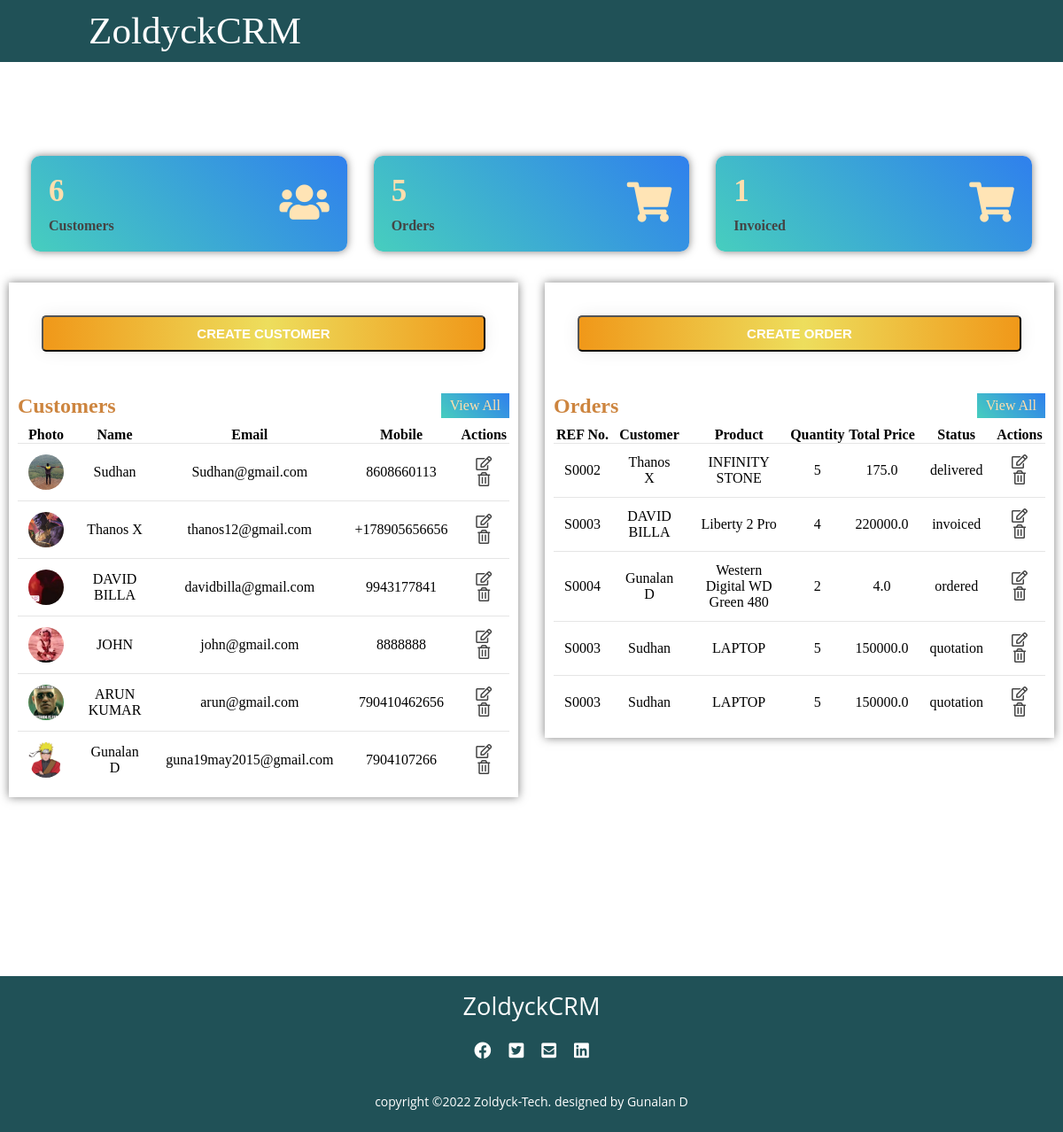
The app's page /, older data.
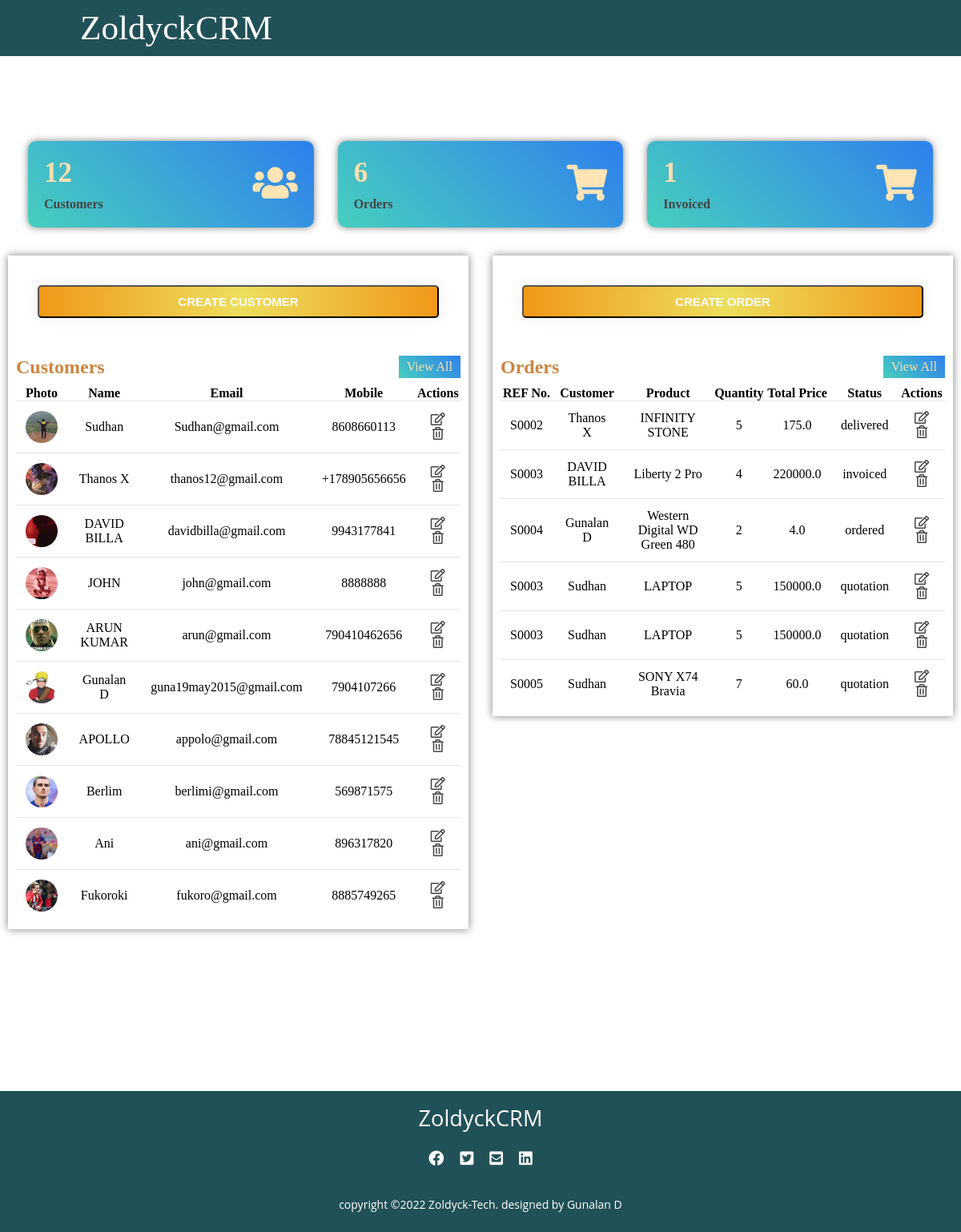
The same page, newer data.
### accounts/models.py (models this page shows, shortened)
class Customer(models.Model):
    customer_pic = models.ImageField(upload_to='customer_pics/', blank=True)
    customer_name = models.CharField(max_length=50, null= True)
    customer_email = models.CharField(max_length=200 , null= True)
    customer_mobile = models.CharField(max_length=50 , null= True)
    date_created = models.DateTimeField(auto_now_add=True , null= True)
    def __str__(self):
        return self.customer_name

class SaleOrder(models.Model):
    STATUS = (
        ('quotation', 'Quotation'),
        ('ordered', 'Ordered'),
        ('pending', 'Pending'),
        ('delivered', 'Delivered'),
        ('cancelled', 'Cancelled'),
        ('invoiced', 'Invoiced'),
    )
    sale_order_referencenumber = models.CharField(max_length=200, null= True)
    sale_order_customer = models.ForeignKey(Customer, on_delete=models.SET_NULL, null= True) # added a realtionship between the two models
    sale_order_product =  models.ForeignKey(Product, on_delete=models.SET_NULL, null= True)
    sale_order_quantity = models.IntegerField(null= True)
    sale_order_total_price = models.FloatField(null= True)
    sale_order_unit_price = models.FloatField(null= True)
    status = models.CharField(max_length=200, null= True , choices=STATUS, default='quotation')
    sale_order_date = models.DateTimeField(auto_now_add=True , null= True)

class Product(models.Model):
    CATEGORIES = (
        ('service', 'Service'),
        ('stockable', 'Stockable'),
    )
    product_name = models.CharField(max_length=200, null= True)
    product_price = models.FloatField(null= True)
    product_category = models.CharField(max_length=200, null= True , choices=CATEGORIES)
    product_description = models.CharField(max_length=200, null= True)
    date_created = models.DateTimeField(auto_now_add=True , null= True)
    product_tag = models.ManyToManyField(ProductTag ,blank=True, null=True)
    def __str__(self):
        return self.product_name

### accounts/views.py (the view)
# urls.py: path('',views.home, name='home'),
def home(request):
    orders = SaleOrder.objects.all()[0:10]
    tot_orders = SaleOrder.objects.all()
    tot_cus = Customer.objects.all()
    customers = Customer.objects.all()[0:10]
    total_orders = tot_orders.count()
    total_customers = tot_cus.count()
    invoiced = SaleOrder.objects.filter(status='invoiced').count()
    context = {
        'orders': orders,
        'customers': customers,
        'total_orders': total_orders,
        'total_customers': total_customers,
        'invoiced': invoiced
    }
    return render(request, 'accounts/home.html',context)

### accounts/templates/accounts/home.html
{% extends 'accounts/layout.html'%}
{% block content %}
<section>
    <div class="main">
        <div class="cards">
            <div class="card">
                <div class="card-content">
                    <div class="number">{{total_customers}}</div>
                    <div class="card-name">Customers</div>
                </div>
                <div class="icon-box">
                    <i class="fas fa-users"></i>
                </div>
            </div>
            <div class="card">
                <div class="card-content">
                    <div class="number">{{total_orders}}</div>
                    <div class="card-name">Orders</div>
                </div>
                <div class="icon-box">
                    <i class="fas fa-shopping-cart"></i>
                </div>
            </div>
            <div class="card">
                <div class="card-content">
                    <div class="number">{{invoiced}}</div>
                    <div class="card-name">Invoiced</div>
                </div>
                <div class="icon-box">
                    <i class="fas fa-shopping-cart"></i>
                </div>
            </div>
        </div>
        <div class="tables">
            <div class="latest-customers">
                <div class="button">
                    <button class="crt-cus"><a href="{% url 'create_customer' %}">CREATE CUSTOMER</a></button>
                </div>
                <div class="heading">
                    <h2>Customers</h2>
                    <a href="{% url 'customers' %}" class="btn">View All</a>
                </div>
                <table class="customers">
                    <thead>
                        <tr>
                            <th>Photo</th>
                            <th>Name</th>
                            <th>Email</th>
                            <th>Mobile</th>
                            <th>Actions</th>
                        </tr>
                    </thead>
                    <tbody>
                        {% for cus in customers %}
                        <tr>
                            <td>
                                <div class="img-box-small">
                                    {% if cus.customer_pic %}
                                    <img src="{{ cus.customer_pic.url }}">
                                    {% endif %}
                                </div>
                            </td>
                            <td>{{ cus.customer_name }}</td>
                            <td>{{ cus.customer_email }}</td>
                            <td>{{ cus.customer_mobile }}</td>
                            <td>
                                <a href="{% url 'customer' cus.id %}"><i class="far fa-edit"></i></a>
                                <a href="{% url 'delete_customer' cus.id %}"><i class="far fa-trash-alt"></i></a>
                            </td>
                        </tr>
                        {% endfor %}
                    </tbody>
                </table>
            </div>
            <div class="latest-orders">
                <div class="button">
                    <button class="crt-ord"><a href="{% url 'create_order' %}">CREATE ORDER</a></button>
                </div>
                <div class="heading">
                    <h2>Orders</h2>
                    <a href="{% url 'orders' %}"class="btn">View All</a>
                </div>
                <table class="orders">
                    <thead>
                        <tr>
                            <th>REF No.</th>
                            <th>Customer</th>
                            <th>Product</th>
                            <th>Quantity</th>
                            <th>Total Price</th>
                            <th>Status</th>
                            <th>Actions</th>
                        </tr>
                    </thead>
                    <tbody>
                        {% for ord in orders %}
                        <tr>
                             <td>{{ ord.sale_order_referencenumber  }}</td>
                             <td>{{ ord.sale_order_customer }}</td>
                             <td>{{ ord.sale_order_product  }}</td>
                             <td>{{ ord.sale_order_quantity }}</td>
                             <td>{{ ord.sale_order_total_price  }}</td>
                             <td>{{ ord.status  }}</td>
                            <td>
                                <a href="{% url 'update_order' ord.id %}"><i class="far fa-edit"></i></a>
                                <a href="{% url 'delete_order' ord.id %}"><i class="far fa-trash-alt"></i></a>
                            </td>
                        </tr>
                        {% endfor %}
                    </tbody>
                </table>
            </div>
        </div>
    </div>
</section>
{% endblock %}

### accounts/templates/accounts/layout.html (shortened to what this page needs)
{% load static %}
<!DOCTYPE html>
<html lang="en">
<head>
    <link rel="stylesheet" type="text/css" href="{% static 'css/main.css' %}">
    <link href="https://cdnjs.cloudflare.com/ajax/libs/font-awesome/5.13.0/css/all.min.css" rel="stylesheet">
</head>
<body>
    <div id="page-container">
    <div class="navbar">
        <nav class="nav">
            <label class="logo">ZoldyckCRM</label>
          <ul class="ul-nav">
              <li><a  href="{% url 'home' %}">HOME</a></li>
              <li><a  href="{% url 'products' %}">PRODUCTS</a></li>
              <li><a  href="{% url 'customers' %}">CUSTOMERS</a></li>
              <li><a  href="{% url 'orders' %}">ORDERS</a></li>
              <li><a  href="{% url 'login' %}">LOGIN</a></li>
              {% if request.user.is_authenticated %}
              <li><a  href="{% url 'logout' %}">LOGOUT</a></li>
              {% else %}
              <li><a  href="{% url 'login' %}">LOGIN</a></li>
              {% endif %}
          </ul>
        </nav>
    </div>
    <article>
        {% block content %}
        {% endblock %}
    </article>
    <footer>
        <div class="footer-container">
            <h3>ZoldyckCRM</h3>
            <div class="social">
                <ul class="socials">
                    <li><a href="#"><i class="fab fa-facebook"></i></a></li>
                    <li><a href="#"><i class="fab fa-twitter-square"></i></a></li>
                    <li><a href="#"><i class="fas fa-envelope-square"></i></a></li>
                    <li><a href="#"><i class="fab fa-linkedin"></i></a></li>
                </ul>
            </div>
            <div class="footer-bottom">
                <p>copyright &copy;2022 Zoldyck-Tech. designed by <span>Gunalan D</span></p>
            </div>
        </div>
    </footer>
    </div>
</body>
</html>

### accounts/static/css/main.css (style rules this page uses)
* { margin: 0; padding: 0; box-sizing: border-box; text-decoration: none; }
body { font-family: Candara; }
#page-container { position: relative; min-height: 100vh; }
.nav { background: #205157; height: 70px; width: 100%; }
label.logo { color: #ffff; font-size: 2.7em; line-height: 70px; padding: 0 100px; }
.nav .ul-nav { list-style: none; float: right; margin-right: 30px; }
.nav .ul-nav li { display: inline-block; line-height: 80px; margin : 0 10px; margin-right: 2rem; }
.nav .ul-nav li a { color: #ffff; text-decoration: none; font-size: 1.2em; padding: 7px 10px; border-radius: 3px; text-transform: uppercase; }
footer { margin-top: 12rem; background: #205157; height: auto; width: 100%; font-family: "Open Sans"; padding: 10px; color: #fff; bottom: 0; position: relative; height: 11rem; }
.footer-container { display: flex; align-items: center; justify-content: space-between; flex-direction: column; }
.footer-container h3 { font-size: 1.7rem; font-weight: 500; text-transform: capitalize; line-height: 3rem; }
.footer-container p { max-width: 500px; margin-right: 10px auto; line-height: 27px; font-size:14px; }
.socials { color: #205157; display: flex; align-items: center; justify-content: center; color:#ffff; list-style: none; margin: 1rem 0 2rem 0; }
.socials li { margin: 0 10px; }
.socials a { text-decoration: none; color:#fff; cursor: pointer; }
.socials a i { font-size: 1.2rem; cursor: pointer; }
.cards { margin-top: 20px; width:100%; padding: 25px 35px; display: grid; grid-template-columns: repeat(3, 1fr); grid-gap: 30px; }
.cards .card { background: linear-gradient(45deg,#47cebe,#2f80ed); border-radius: 10px; padding: 20px; display: flex; align-items: center; justify-content: space-between; box-shadow: 0px 0px 10px rgba(0,0,0,0.5); }
.number { font-size:35px; font-weight: 600; color: navajowhite; }
.card-name { color: #444; font-weight: 600; }
.icon-box { font-size: 45px; color: moccasin; }
.tables { width:100%; display: grid; grid-template-columns: repeat(2, 1fr); padding: 10px; grid-gap: 30px; align-items: self-start; }
.img-box-small { position: relative; width: 40px; height: 40px; border-radius: 50%; overflow: hidden; text-align: center; }
.img-box-small img { position: absolute; top:0; left:0; width: 100%; height: 100%; object-fit: cover; }
.latest-orders , .latest-customers { background: #fff; padding: 10px; width: 100%; box-shadow: 0px 0px 10px rgba(0,0,0,0.5); }
.heading { display: flex; align-items: center; justify-content: space-between; color: peru; }
.btn { padding: 5px 10px; background: linear-gradient(45deg,#47cebe,#2f80ed); color: navajowhite; text-align: center; text-decoration: none; }
table { margin-top: 10px; width: 100%; border-collapse: collapse; text-align: center; }
table tr { border-bottom: 1px solid rgba(0,0,0,0.1) }
td { padding: 12px; }
table tbody tr:last-child { border-bottom: none; }
td i { color: #444; cursor: pointer; padding: 0 5.5px; }
.crt-cus ,.crt-ord { background: #fff; padding: 10px 15px; width: 25%; width: 100%; box-shadow: 0 0 20px #eee; border-radius: 5px; margin-bottom: 20px; background-image: linear-gradient(to right, #F09819 0%, #EDDE5D 51%, #F09819 100%); transition: 0.5s; color: #ffff; }
.crt-cus a ,.crt-ord a { color: #ffff; text-decoration: none; font-size: 15px; font-weight: bolder; }
.card-content { display: grid; grid-gap: 10px; }
.button { margin: 1.7rem; }

Row changes from the older to the newer data that the page shows:
added Customer: customer_pic (picture), customer_name "APOLLO", customer_email "appolo@gmail.com", customer_mobile "78845121545"
added Customer: customer_pic (picture), customer_name "Berlim", customer_email "berlimi@gmail.com", customer_mobile "569871575"
added Customer: customer_pic (picture), customer_name "Ani", customer_email "ani@gmail.com", customer_mobile "896317820"
added Customer: customer_pic (picture), customer_name "Fukoroki", customer_email "fukoro@gmail.com", customer_mobile "8885749265"
added SaleOrder: sale_order_referencenumber "S0005", sale_order_customer "Sudhan", sale_order_product "SONY X74 Bravia", sale_order_quantity "7", sale_order_total_price "60.0", status "quotation"
Text that changed along with them:
{{ total_customers }}: "6" → "12"
{{ total_orders }}: "5" → "6"
